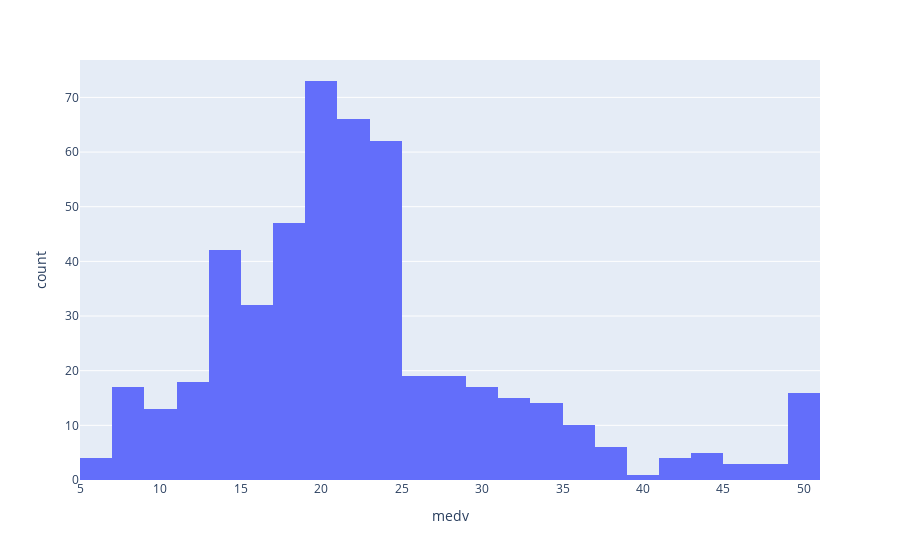

Here is the notebook cell this chart was saved with:
### Code cell
import plotly.express as px

fig = px.histogram(boston_pd, x='medv')
fig.show()

### Figure 1 — Plotly figure (JSON) as saved in the notebook; plotly's stock layout.template omitted (floating-point values rounded to 4 significant figures; data arrays with more than 128 entries replaced by an {"elided": "..."} marker saying what was removed)
{"data": [{"bingroup": "x", "hovertemplate": "medv=%{x}<br>count=%{y}<extra></extra>", "legendgroup": "", "marker": {"color": "#636efa", "pattern": {"shape": ""}}, "name": "", "orientation": "v", "showlegend": false, "type": "histogram", "x": {"elided": "506 float values"}, "xaxis": "x", "yaxis": "y"}], "layout": {"barmode": "relative", "legend": {"tracegroupgap": 0}, "margin": {"t": 60}, "xaxis": {"anchor": "y", "domain": [0, 1], "title": {"text": "medv"}}, "yaxis": {"anchor": "x", "domain": [0, 1], "title": {"text": "count"}}}}
